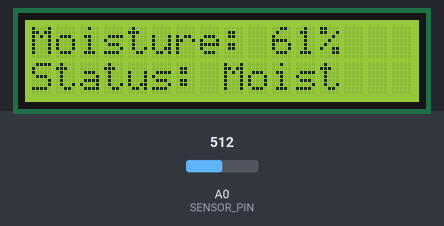
Bench run of a sketch on a simulated Arduino Uno, built with avr-gcc and run on an emulated ATmega328P. On the bench: 16×2 character LCD. The inputs (shaded band) are chosen by the test bench; at power-on: A0 (SENSOR_PIN) = 512. What the sketch prints to the serial monitor is not drawn.

Above: at 2.7 s.
2.8 s: A0 (SENSOR_PIN) set to 670
At 4.4 s:
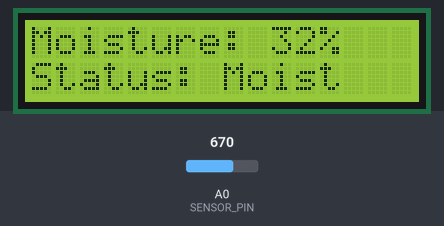
5.1 s: A0 (SENSOR_PIN) set to 698
At 6.8 s:
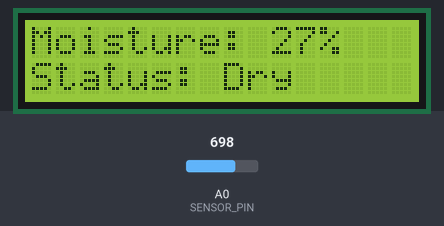
7.2 s: A0 (SENSOR_PIN) set to 306
At 8.9 s:
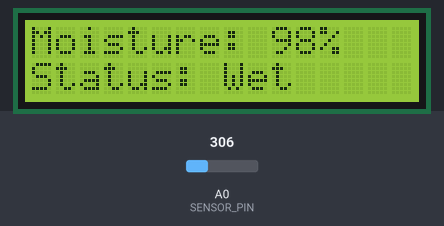
9.2 s: A0 (SENSOR_PIN) set to 457
At 10.3 s:
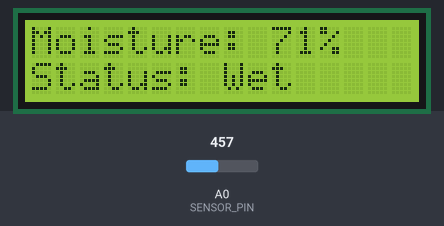
11.3 s: A0 (SENSOR_PIN) set to 481
At 12.7 s:
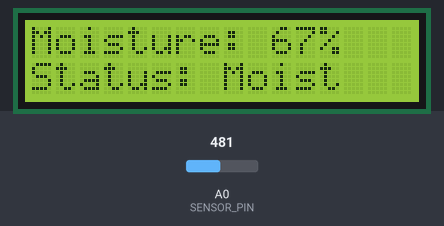
Timing chart, 0 to 14.3 s (numbered marks = the images above; inputs shaded):
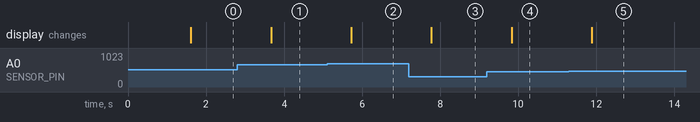

Measured:
- the behaviour switches between 685 and 686 on A0 (SENSOR_PIN) (found by bisection; images 1 and 2)
- the behaviour switches between 465 and 466 on A0 (SENSOR_PIN) (found by bisection; images 4 and 5)
- after the input at 2.8 s, the display: changes after 0.87 s (image 1)
- after the input at 5.1 s, the display: changes after 0.62 s (image 2)
- after the input at 7.2 s, the display: changes after 0.58 s (image 3)
- after the input at 9.2 s, the display: changes after 0.63 s (image 4)
- after the input at 11.3 s, the display: changes after 0.59 s (image 5)

The sketch:

SoilMoisture.ino
```cpp
#include <LiquidCrystal_I2C.h>
#include <Wire.h>

#define SENSOR_PIN A0

// Calibration values — adjust based on your sensor in dry/wet soil
#define DRY_VALUE 850
#define WET_VALUE 300

LiquidCrystal_I2C lcd(0x27, 16, 2);

int readMoisture() { return analogRead(SENSOR_PIN); }

int toPercent(int raw) {
  int percent = map(raw, DRY_VALUE, WET_VALUE, 0, 100);
  return constrain(percent, 0, 100);
}

const char *getStatus(int percent) {
  if (percent < 30)
    return "Dry";
  if (percent < 70)
    return "Moist";
  return "Wet";
}

void displayMoisture(int percent, const char *status) {
  lcd.clear();
  lcd.setCursor(0, 0);
  lcd.print("Moisture: ");
  lcd.print(percent);
  lcd.print("%");
  lcd.setCursor(0, 1);
  lcd.print("Status: ");
  lcd.print(status);
}

void setup() {
  Serial.begin(9600);
  Wire.begin();
  lcd.init();
  lcd.backlight();
  lcd.setCursor(0, 0);
  lcd.print("Soil Moisture");
  delay(1500);
}

void loop() {
  int raw = readMoisture();
  int percent = toPercent(raw);
  const char *status = getStatus(percent);

  displayMoisture(percent, status);

  Serial.print("Raw: ");
  Serial.print(raw);
  Serial.print(" | Moisture: ");
  Serial.print(percent);
  Serial.print("% | Status: ");
  Serial.println(status);

  delay(1000);
}
```
